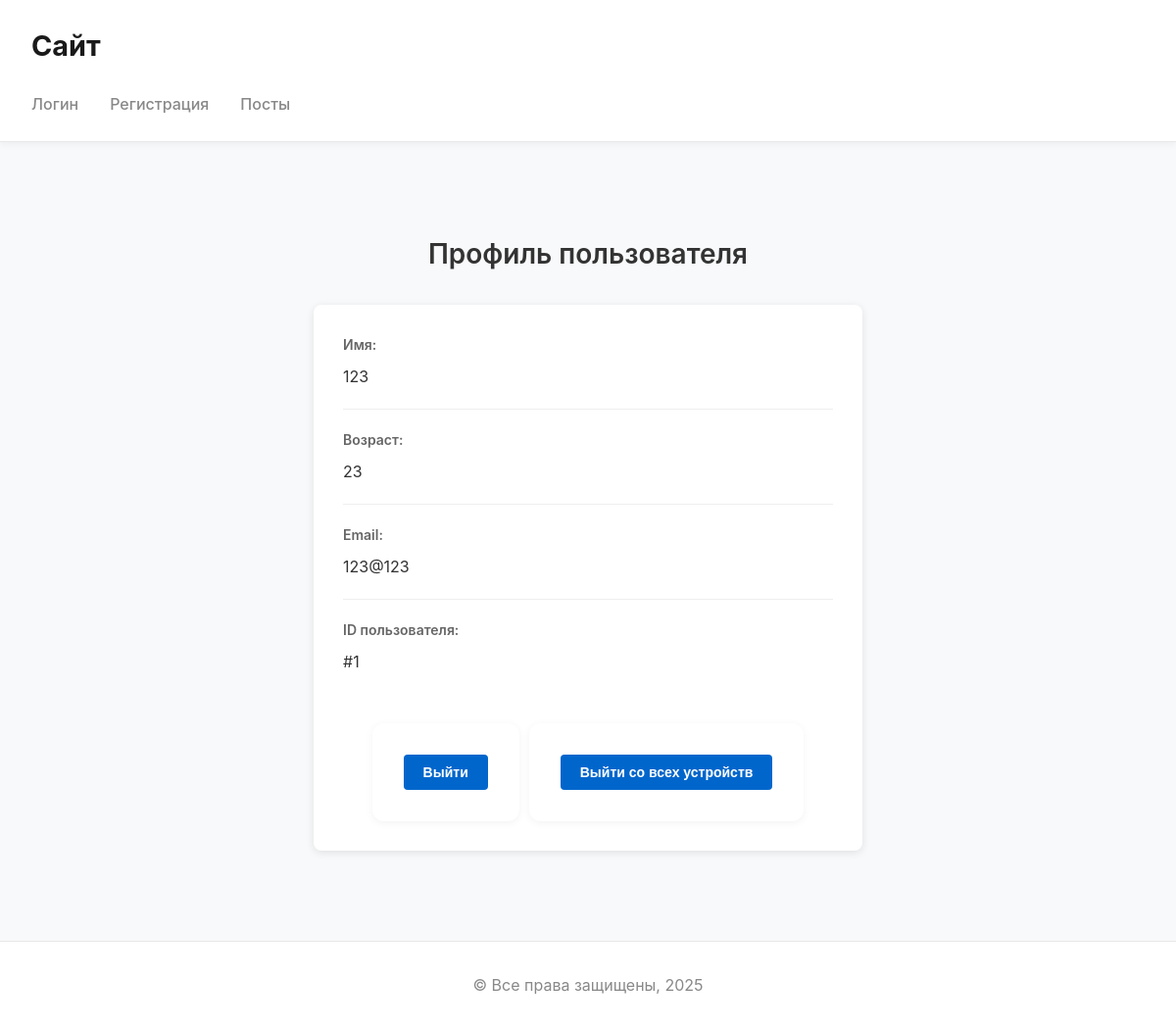
The app's page /auth/profile/1 with its own data.
### tables this page shows
CREATE TABLE users (
                id INTEGER PRIMARY KEY AUTOINCREMENT,
                name VARCHAR(100) NOT NULL,
                age INTEGER,
                email VARCHAR(255) NOT NULL UNIQUE,
                password TEXT NOT NULL
            );

### controllers/auth.py (the view)
    def public_profile(self, user_id):
        conn = self.get_db()
        model = User(conn)
        user = model.find_by_id(user_id)
        if not user:
            flash("Пользователь не найден", "warning")
            return redirect(url_for("posts.index"))
        is_owner = False
        if getattr(g, "user", None) and g.user["id"] == user_id:
            is_owner = True
        return render_template(
            "users/profile.html",
            title=f"Профиль {user['name']}",
            user=user,
            is_owner=is_owner,
        )

### app.py (called while the page is built)
@app.before_request
def load_user():
    auth_controller.load_user()

### app_core/app.py (called while the page is built)
    def open_db(self):
        if "_db" not in g:
            g._db = sqlite3.connect(self.db_path)
            g._db.row_factory = sqlite3.Row

    def get_db(self):
        return g._db

### controllers/auth.py (called while the page is built, shortened)
    def load_user(self):
        g.user = None
        sid = request.cookies.get(COOKIE_NAME)
        return redirect(url_for('posts.index'))

### models/user.py (called while the page is built)
    def find_by_id(self, id):
        cur = self.conn.execute("SELECT * FROM users WHERE id = ?", [id])
        row = cur.fetchone()
        return dict(row) if row else None

### templates/users/profile.html (shortened to what this page needs)
{% extends "base.html" %}
{% block content %}
<div class="profile-container">
    <h2>Профиль пользователя</h2>
    <div class="profile-card">
        <div class="profile-info">
            <div class="info-group">
                <label>Имя:</label>
                <p>{{ user.name }}</p>
            </div>
            <div class="info-group">
                <label>Возраст:</label>
                <p>{{ user.age }}</p>
            </div>
            <div class="info-group">
                <label>Email:</label>
                <p>{{ user.email }}</p>
            </div>
            <div class="info-group">
                <label>ID пользователя:</label>
                <p>#{{ user.id }}</p>
            </div>
        </div>
        <div class="profile-actions">
            <form method="POST" action="{{ url_for('auth.logout') }}" style="display: inline;">
                <button type="submit" class="btn btn-logout">Выйти</button>
            </form>
            <form method="POST" action="{{ url_for('auth.logout_all') }}" style="display: inline;">
                <button type="submit" class="btn btn-logout-all">Выйти со всех устройств</button>
            </form>
        </div>
    </div>
</div>
{% endblock %}

### static/css/style.css (style rules this page uses)
:root { --primary-color: #0066cc; --primary-hover: #0052a3; --secondary-color: #667eea; --danger-color: #f56565; --danger-hover: #e53e3e; --success-color: #48bb78; --warning-color: #ed8936; --info-color: #4299e1; --text-primary: #1a1a1a; --text-secondary: #555; --text-muted: #888; --text-light: #aaa; --bg-primary: #fff; --bg-secondary: #f8f9fa; --border-color: #e8e8e8; --border-light: #f0f0f0; --shadow-sm: 0 2px 8px rgba(0, 0, 0, 0.05); --shadow-md: 0 4px 16px rgba(0, 0, 0, 0.1); --shadow-lg: 0 8px 24px rgba(0, 0, 0, 0.15); }
* { margin: 0; padding: 0; box-sizing: border-box; }
html, body { height: 100%; }
body { font-family: -apple-system, BlinkMacSystemFont, 'Segoe UI', Roboto, 'Helvetica Neue', Arial, sans-serif; font-size: 16px; line-height: 1.6; color: var(--text-primary); background-color: var(--bg-secondary); }
h2 { font-size: 1.75rem; font-weight: 600; margin-bottom: 1.5rem; color: var(--text-primary); }
form { background: var(--bg-primary); border-radius: 12px; padding: 2rem; box-shadow: var(--shadow-sm); max-width: 600px; }
button, .btn { padding: 0.75rem 1.5rem; border: none; border-radius: 8px; font-size: 1rem; font-weight: 600; cursor: pointer; transition: all 0.2s ease; display: inline-block; text-align: center; text-decoration: none; }
button[type="submit"], .btn-primary { background-color: var(--primary-color); color: white; }
.profile-container { max-width: 600px; margin: 2rem auto; }
.profile-card { background: var(--bg-primary); border-radius: 12px; box-shadow: var(--shadow-sm); padding: 2rem; }
.profile-info { margin-bottom: 2rem; }
.info-group { margin-bottom: 1.5rem; padding-bottom: 1.5rem; border-bottom: 1px solid var(--border-light); }
.info-group:last-child { border-bottom: none; }
.info-group label { display: block; font-weight: 600; color: var(--text-muted); margin-bottom: 0.5rem; font-size: 0.9rem; }
.info-group p { font-size: 1.1rem; color: var(--text-primary); }
.profile-actions { display: flex; gap: 1rem; justify-content: center; flex-wrap: wrap; }
.btn-logout { background-color: var(--secondary-color); color: white; }
.btn-logout-all { background-color: var(--danger-color); color: white; }

### templates/users/profile.html (style rules this page uses)
.profile-container { max-width: 600px; margin: 40px auto; padding: 20px; }
.profile-container h2 { text-align: center; margin-bottom: 30px; color: #333; }
.profile-card { background: white; border-radius: 8px; box-shadow: 0 2px 8px rgba(0, 0, 0, 0.1); padding: 30px; }
.profile-info { margin-bottom: 30px; }
.info-group { margin-bottom: 20px; padding-bottom: 20px; border-bottom: 1px solid #eee; }
.info-group:last-child { border-bottom: none; }
.info-group label { display: block; font-weight: 600; color: #666; margin-bottom: 8px; font-size: 14px; }
.info-group p { font-size: 16px; color: #333; }
.profile-actions { display: flex; gap: 10px; justify-content: center; }
.btn { padding: 10px 20px; border: none; border-radius: 4px; cursor: pointer; font-size: 14px; font-weight: 600; transition: all 0.3s ease; }
.btn-logout { background-color: #667eea; color: white; }
.btn-logout-all { background-color: #f56565; color: white; }

### records on screen
users: name "123", age "23", email "123@123", id "1"
